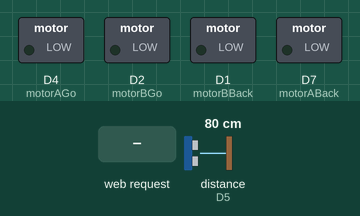
Simulated run of this sketch. Board: ESP8266 (NodeMCU). Parts: switched loads named in the sketch (green lamp = pin HIGH). The test bench sets the inputs (shaded band); at power-on: distance to the obstacle (sensor on D5) 80 cm. The echo pulse lasts 58.3 µs per cm; WiFi joins after 1.5 s; servers stay silent unless stated; what the sketch prints to the serial monitor is not drawn.

Above: at 2.7 s.
2.8 s: HTTP request GET /FORWARD received
At 3.9 s:
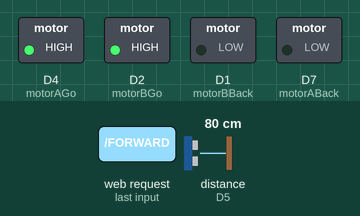
4.3 s: HTTP request GET /RIGHT received
At 4.9 s:
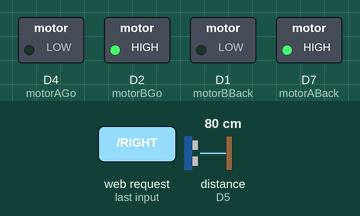
5.8 s: HTTP request GET /LEFT received
At 6.1 s:
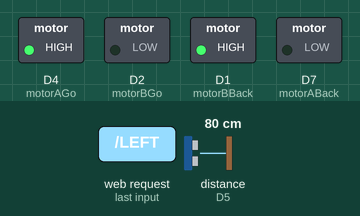
7.3 s: HTTP request GET /BACKWARD received
At 8.5 s:
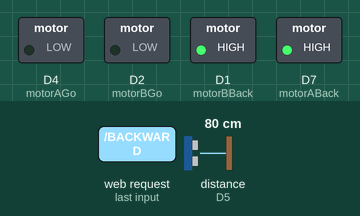
8.8 s: HTTP request GET /STOP received
At 9.5 s:
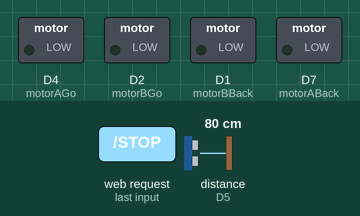
Timing chart, 0 to 11.3 s (numbered marks = the images above; inputs shaded):
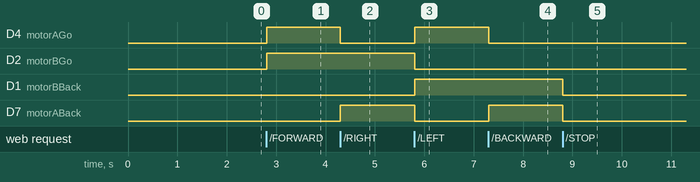

The sketch:

nodemcuWithCar02.ino
```cpp
#include <Ultrasonic.h>
#include<ESP8266WiFi.h>
#define motorAGo D4
#define motorABack D7
#define motorBGo D2
#define motorBBack D1
#define trig_pin D6
#define echo_pin D5

const char* ssid = "ZyXEL5F69AC";
const char* password = "qaz12345";
WiFiServer server(80);
Ultrasonic ultra(trig_pin, echo_pin);
double distance;

void setup() {
  Serial.begin(115200);
  WiFi.mode(WIFI_STA);
  WiFi.begin(ssid, password);
  while (!WiFi.isConnected()) {
    Serial.println("Not connected yet");
    delay(500);
  }
  server.begin();
  digitalWrite(LED_BUILTIN, LOW);
  Serial.print("http://");
  Serial.print(WiFi.localIP());
  Serial.println("/");
  pinMode(motorAGo, OUTPUT);
  pinMode(motorABack, OUTPUT);
  pinMode(motorBGo, OUTPUT);
  pinMode(motorBBack, OUTPUT);
  pinMode(trig_pin, OUTPUT);
  pinMode(echo_pin, INPUT);
}

void loop() {
  distance = ultra.distanceRead();
  WiFiClient client = server.available();
  if (!client) {
    return;
  }
  while(!client.available()) {
    delay(1);
  }
  String request = client.readStringUntil('\r');
  client.flush();
  if (request.indexOf("FORWARD") != -1) {
    moveForward();
  } else if (request.indexOf("RIGHT") != -1) {
    turnRight();
  } else if (request.indexOf("LEFT") != -1) {
    turnLeft();
  } else if (request.indexOf("BACKWARD") != -1) {
    moveBackward();
  } else if (request.indexOf("STOP") != -1) {
    stopMove();
  }
  client.println("HTTP/1.1 200 OK");
  client.println("Content-Type: text/html");
  client.println("");
  client.println("<!DOCTYPE HTML>");
  client.println("<head>");
  client.println("<title>Nodemcu</title>");
  client.println("</head>");
  client.println("<body>");
  client.println("<button onClick=\"forward()\">Move Forward</button>");
  client.println("<br>");
  client.println("<button onClick=\"right()\">Turn Right</button>");
  client.println("<br>");
  client.println("<button onClick=\"left()\">Turn Left</button>");
  client.println("<br>");
  client.println("<button onClick=\"backward()\">Move Backward</button>");
  client.println("<br>");
  client.println("<button onClick=\"stop()\">Stop</button>");
  client.println("<br>");
  client.print("<p>Distance in front of the car: ");
  client.print(distance);
  client.println("cm.</p>");
  client.println("<script>");
  client.println("setTimeout(function(){window.location.reload(1);}, 5000);");
  client.println("function forward() {");
  client.println("var requestObj = new XMLHttpRequest();");
  client.println("requestObj.open(\'GET\', \"FORWARD\", true);");
  client.println("requestObj.send();");
  client.println("}");
  client.println("function right() {");
  client.println("var requestObj = new XMLHttpRequest();");
  client.println("requestObj.open(\'GET\', \"RIGHT\", true);");
  client.println("requestObj.send();");
  client.println("}");
  client.println("function left() {");
  client.println("var requestObj = new XMLHttpRequest();");
  client.println("requestObj.open(\'GET\', \"LEFT\", true);");
  client.println("requestObj.send();");
  client.println("}");
  client.println("function backward() {");
  client.println("var requestObj = new XMLHttpRequest();");
  client.println("requestObj.open(\'GET\', \"BACKWARD\", true);");
  client.println("requestObj.send();");
  client.println("}");
  client.println("function stop() {");
  client.println("var requestObj = new XMLHttpRequest();");
  client.println("requestObj.open(\'GET\', \"STOP\", true);");
  client.println("requestObj.send();");
  client.println("}");
  client.println("</script>");
  client.println("</body>");
  client.println("</html>");
}

void moveForward() {
  digitalWrite(motorAGo, HIGH);
  digitalWrite(motorABack, LOW);
  digitalWrite(motorBGo, HIGH);
  digitalWrite(motorBBack, LOW);
}
void turnRight() {
  digitalWrite(motorAGo, LOW);
  digitalWrite(motorABack, HIGH);
  digitalWrite(motorBGo, HIGH);
  digitalWrite(motorBBack, LOW);
}
void turnLeft() {
  digitalWrite(motorAGo, HIGH);
  digitalWrite(motorABack, LOW);
  digitalWrite(motorBGo, LOW);
  digitalWrite(motorBBack, HIGH);
}
void moveBackward() {
  digitalWrite(motorAGo, LOW);
  digitalWrite(motorABack, HIGH);
  digitalWrite(motorBGo, LOW);
  digitalWrite(motorBBack, HIGH);
}
void stopMove() {
  digitalWrite(motorAGo, LOW);
  digitalWrite(motorABack, LOW);
  digitalWrite(motorBGo, LOW);
  digitalWrite(motorBBack, LOW);
}
```

Measured:
- after the input at 2.8 s, D4 (motorAGo), D2 (motorBGo): LOW → HIGH at once
- after the input at 4.3 s, D4 (motorAGo): HIGH → LOW at once; D7 (motorABack): LOW → HIGH at once
- after the input at 5.8 s, D4 (motorAGo), D1 (motorBBack): LOW → HIGH at once; D2 (motorBGo), D7 (motorABack): HIGH → LOW at once
- after the input at 7.3 s, D4 (motorAGo): HIGH → LOW at once; D7 (motorABack): LOW → HIGH at once
- after the input at 8.8 s, D1 (motorBBack), D7 (motorABack): HIGH → LOW at once
